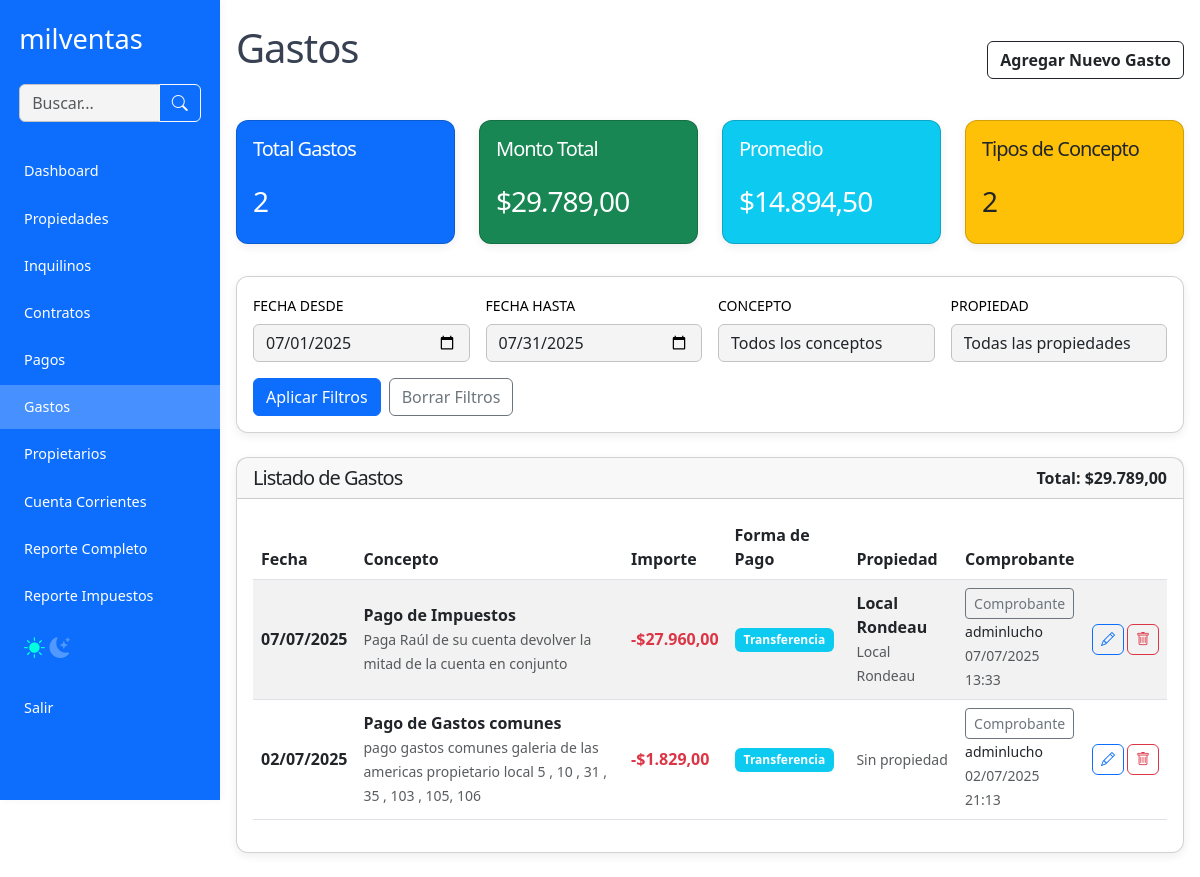
Page /gastos.php (signed in) on the committed database.
### tables this page shows
CREATE TABLE IF NOT EXISTS `gastos` (
  `id` int(11) NOT NULL AUTO_INCREMENT,
  `fecha` date NOT NULL,
  `concepto` enum('Pago de Gastos comunes','Pago de Impuestos','Pago de Servicios','Pago de Reparaciones','Pago de Mantenimiento') NOT NULL,
  `importe` decimal(10,2) NOT NULL,
  `forma_pago` enum('Efectivo','Transferencia') NOT NULL,
  `observaciones` text,
  `comprobante` varchar(255) DEFAULT NULL,
  `propiedad_id` int(11) DEFAULT NULL,
  `usuario_id` int(11) NOT NULL,
  `fecha_creacion` datetime DEFAULT CURRENT_TIMESTAMP,
  `fecha_modificacion` datetime DEFAULT CURRENT_TIMESTAMP ON UPDATE CURRENT_TIMESTAMP,
  PRIMARY KEY (`id`),
  KEY `fk_gastos_propiedad` (`propiedad_id`),
  KEY `fk_gastos_usuario` (`usuario_id`)
);

CREATE TABLE IF NOT EXISTS `propiedades` (
  `id` int(11) NOT NULL AUTO_INCREMENT,
  `nombre` varchar(255) NOT NULL,
  `tipo` varchar(100) DEFAULT NULL,
  `direccion` varchar(255) DEFAULT NULL,
  `galeria` text,
  `local` varchar(100) DEFAULT NULL,
  `precio` decimal(10,2) DEFAULT NULL,
  `incluye_gc` tinyint(1) DEFAULT NULL,
  `gastos_comunes` decimal(10,2) DEFAULT NULL,
  `estado` enum('alquilado','libre','en venta','uso propio') DEFAULT NULL,
  `propietario_id` int(11) DEFAULT NULL,
  `anep` varchar(100) DEFAULT NULL,
  `ose` varchar(100) DEFAULT NULL,
  `ute` varchar(100) DEFAULT NULL,
  `padron` varchar(100) DEFAULT NULL,
  `contribucion_inmobiliaria` varchar(100) DEFAULT NULL,
  `imm_tasa_general` varchar(100) DEFAULT NULL,
  `imm_tarifa_saneamiento` varchar(100) DEFAULT NULL,
  `imm_instalaciones` varchar(100) DEFAULT NULL,
  `imm_adicional_mercantil` varchar(100) DEFAULT NULL,
  `convenios` varchar(100) DEFAULT NULL,
  `comentarios` text,
  `link_mercadolibre` varchar(255) DEFAULT NULL,
  `link_otras` varchar(255) DEFAULT NULL,
  `usuario_id` int(11) NOT NULL,
  `fecha_creacion` datetime DEFAULT NULL,
  `fecha_modificacion` datetime DEFAULT NULL,
  `imagenes` text NOT NULL,
  `documentos` text NOT NULL,
  PRIMARY KEY (`id`),
  KEY `idx_usuario_id` (`usuario_id`)
);

CREATE TABLE IF NOT EXISTS `usuarios` (
  `id` int(11) NOT NULL AUTO_INCREMENT,
  `username` varchar(50) NOT NULL,
  `password` varchar(255) NOT NULL,
  `rol` enum('admin','usuario_normal') DEFAULT NULL,
  PRIMARY KEY (`id`),
  UNIQUE KEY `username` (`username`)
);

### gastos.php (the view, shortened to what this page needs)
<?php
require_once 'config.php';
$edit_id = intval($_GET['edit'] ?? 0);
$show_form = (isset($_GET['add']) && $_GET['add'] === 'true') || $edit_id > 0;
$fecha_desde = $_GET['fecha_desde'] ?? date('Y-m-01');
$fecha_hasta = $_GET['fecha_hasta'] ?? date('Y-m-t');
$params = [];
$sql = "SELECT g.*, p.nombre as propiedad_nombre, p.direccion as propiedad_direccion, u.username as usuario_nombre
        FROM gastos g
        LEFT JOIN propiedades p ON g.propiedad_id = p.id
        LEFT JOIN usuarios u ON g.usuario_id = u.id";
$where_conditions = [];
if ($fecha_desde) {
    $where_conditions[] = "g.fecha >= ?";
    $params[] = $fecha_desde;
}
if ($fecha_hasta) {
    $where_conditions[] = "g.fecha <= ?";
    $params[] = $fecha_hasta;
}
if (!empty($where_conditions)) {
    $sql .= " WHERE " . implode(' AND ', $where_conditions);
}
$sql .= " ORDER BY g.fecha DESC, g.id DESC";
$stmt = $pdo->prepare($sql);
$stmt->execute($params);
$gastos = $stmt->fetchAll();
$total_gastos = array_sum(array_column($gastos, 'importe'));
$cantidad_gastos = count($gastos);
$promedio_gastos = $cantidad_gastos > 0 ? $total_gastos / $cantidad_gastos : 0;
$tipos_concepto = count(array_unique(array_column($gastos, 'concepto')));
include 'includes/header_nav.php';
?>
<main class="container container-main py-4">
    <div class="d-flex justify-content-between align-items-center mb-4">
        <h1>Gastos</h1>
        <button class="btn btn-outline-dark" type="button" data-bs-toggle="collapse" data-bs-target="#formGastoCollapse" aria-expanded="<?= $show_form ? 'true' : 'false' ?>" aria-controls="formGastoCollapse" style="font-weight:600;">
            <?= $show_form ? 'Ocultar' : 'Agregar Nuevo Gasto' ?>
        </button>
    </div>
    <div class="row mb-4">
        <div class="col-md-3 mb-2">
            <div class="card text-white bg-primary h-100">
                <div class="card-body">
                    <h5 class="card-text">Total Gastos</h3>
                        <h3 class="card-title"><?= $cantidad_gastos ?></h3>
                </div>
            </div>
        </div>
        <div class="col-md-3 mb-2">
            <div class="card text-white bg-success h-100">
                <div class="card-body">
                    <h5 class="card-text">Monto Total</h3>
                        <h3 class="card-title">$<?= number_format($total_gastos, 2, ',', '.') ?></h3>
                </div>
            </div>
        </div>
        <div class="col-md-3 mb-2">
            <div class="card text-white bg-info h-100">
                <div class="card-body">
                    <h5 class="card-text">Promedio</h3>
                        <h3 class="card-title">$<?= number_format($promedio_gastos, 2, ',', '.') ?></h3>
                </div>
            </div>
        </div>
        <div class="col-md-3 mb-2">
            <div class="card text-dark bg-warning h-100">
                <div class="card-body">
                    <h5 class="card-text">Tipos de Concepto</h5>
                    <h3 class="card-title"><?= $tipos_concepto ?></h3>
                </div>
            </div>
        </div>
    </div>
    <div class="card mb-4">
        <div class="card-body">
            <form method="GET" class="row g-3">
                <div class="col-md-3">
                    <label for="fecha_desde" class="form-label">Fecha desde</label>
                    <input type="date" class="form-control" id="fecha_desde" name="fecha_desde" value="<?= htmlspecialchars($fecha_desde) ?>">
                </div>
                <div class="col-md-3">
                    <label for="fecha_hasta" class="form-label">Fecha hasta</label>
                    <input type="date" class="form-control" id="fecha_hasta" name="fecha_hasta" value="<?= htmlspecialchars($fecha_hasta) ?>">
                </div>
                <div class="col-md-3">
                    <label for="filtro_concepto" class="form-label">Concepto</label>
                    <select class="form-select" id="filtro_concepto" name="filtro_concepto">
                        <option value="">Todos los conceptos</option>
                    </select>
                </div>
                <div class="col-md-3">
                    <label for="propiedad_id" class="form-label">Propiedad</label>
                    <select class="form-select" id="propiedad_id" name="propiedad_id">
                        <option value="">Todas las propiedades</option>
                    </select>
                </div>
                <div class="col-md-12 d-flex align-items-end gap-2">
                    <button type="submit" class="btn btn-primary">Aplicar Filtros</button>
                    <a href="gastos.php" class="btn btn-outline-secondary">Borrar Filtros</a>
                </div>
            </form>
        </div>
    </div>
    <?php if (count($gastos) === 0): ?>
        <div class="alert alert-info">No hay gastos registrados.</div>
    <?php else: ?>
        <div class="card">
            <div class="card-header d-flex justify-content-between align-items-center">
                <h5 class="mb-0">Listado de Gastos</h5>
                <div class="text-end">
                    <strong>Total: $<?= number_format($total_gastos, 2, ',', '.') ?></strong>
                </div>
            </div>
            <div class="card-body">
                <div class="table-responsive">
                    <table class="table table-striped align-middle">
                        <thead>
                            <tr>
                                <th>Fecha</th>
                                <th>Concepto</th>
                                <th>Importe</th>
                                <th>Forma de Pago</th>
                                <th>Propiedad</th>
                                <th>Comprobante</th>
                                <th></th>
                            </tr>
                        </thead>
                        <tbody>
                            <?php foreach ($gastos as $gasto): ?>
                                <tr>
                                    <td>
                                        <strong><?= date('d/m/Y', strtotime($gasto['fecha'])) ?></strong>
                                    </td>
                                    <td>
                                        <strong><?= htmlspecialchars($gasto['concepto']) ?></strong>
                                        <?php if ($gasto['observaciones']): ?>
                                            <br><small class="text-muted"><?= htmlspecialchars($gasto['observaciones']) ?></small>
                                        <?php endif; ?>
                                    </td>
                                    <td>
                                        <strong class="text-danger">-$<?= number_format($gasto['importe'], 2, ',', '.') ?></strong>
                                    </td>
                                    <td>
                                        <span class="badge bg-<?= $gasto['forma_pago'] === 'Efectivo' ? 'success' : 'info' ?>">
                                            <?= htmlspecialchars($gasto['forma_pago']) ?>
                                        </span>
                                    </td>
                                    <td>
                                        <?php if ($gasto['propiedad_nombre']): ?>
                                            <strong>
                                                <a href="propiedades.php?edit=<?= $gasto['propiedad_id'] ?>" class="text-decoration-none text-dark">
                                                    <?= htmlspecialchars($gasto['propiedad_nombre']) ?>
                                                </a>
                                            </strong>
                                            <br><small class="text-muted"><?= htmlspecialchars($gasto['propiedad_direccion']) ?></small>
                                        <?php else: ?>
                                            <small class="text-muted">Sin propiedad</small>
                                        <?php endif; ?>
                                    </td>
                                    <td>
                                        <?php if ($gasto['comprobante']): ?>
                                            <a href="uploads/<?= htmlspecialchars($gasto['comprobante']) ?>" target="_blank" class="btn btn-sm btn-outline-secondary" title="Ver comprobante">
                                                Comprobante
                                            </a><br>
                                        <?php endif; ?>
                                        <small><?= htmlspecialchars($gasto['usuario_nombre'] ?? 'Usuario') ?></small><br>
                                        <small class="text-muted"><?= date('d/m/Y H:i', strtotime($gasto['fecha_creacion'])) ?></small>
                                    </td>
                                    <td>
                                        <div class="btn-group btn-group-sm" role="group">
                                            <?php if ($_SESSION['user_role'] === 'admin'): ?>
                                                <a href="gastos.php?edit=<?= $gasto['id'] ?>" class="btn btn-outline-primary" title="Editar">
                                                    <i class="bi bi-pencil"></i>
                                                </a>
                                                <a href="gastos.php?delete=<?= $gasto['id'] ?>" class="btn btn-outline-danger" title="Eliminar" onclick="return confirm('¿Está seguro de eliminar este gasto?')">
                                                    <i class="bi bi-trash"></i>
                                                </a>
                                            <?php endif; ?>
                                        </div>
                                    </td>
                                </tr>
                            <?php endforeach; ?>
                        </tbody>
                    </table>
                </div>
            </div>
        </div>
    <?php endif; ?>
</main>
<?php include 'includes/footer.php'; ?>

### includes/styles.css (style rules this page uses)
:root { --color-fondo: #ffffff; --color-texto: #374151; --color-primario: #0d6efd; --color-primario-hover: #4691ff; --color-navbar: #fff; --color-sidebar: #0d6efd; --color-card: #fff; --color-borde: #c3c3c3; --color-input: #f4f4f4; --color-acento: #fff700; }
body { background: var(--color-fondo); color: var(--color-texto); }
.card, .table-responsive { background: var(--color-card); }
.form-control, .form-select { background: var(--color-input); border: solid 1px var(--color-borde); }
body { font-family: ui-sans-serif, system-ui, sans-serif, 'Apple Color Emoji', 'Segoe UI Emoji', 'Segoe UI Symbol', 'Noto Color Emoji', -webkit-bodyui-sans-serif, "Noto Sans", Roboto, "Segoe UI", system-ui, -apple-system, "Helvetica Neue", Arial, "Liberation Sans", sans-serif, "Apple Color Emoji", "Segoe UI Emoji", "Segoe UI Symbol", "Noto Color Emoji"; background: #ffffff; color: #374151; padding-top: 5.5rem; min-height: 100vh; margin: 0; }
.container-main { max-width: 1200px; margin: auto; padding: 1rem; }
h1, h2, h3, h4, h5 { margin-bottom: 1.5rem; letter-spacing: -1px; }
label, .accordion-button { font-weight: normal; font-size: 14px; letter-spacing: 0px; text-transform: uppercase; color: #000000; }
.card { border-radius: 0.75rem; box-shadow: 0 3px 10px rgb(0 0 0 / 0.07); background: #fff; }
.card.bg-primary, .card.bg-success, .card.bg-info, .card.bg-warning { transition: transform 0.2s ease, box-shadow 0.2s ease; }
.table-responsive { border-radius: 0.75rem; }
.badge { font-size: 0.75em; padding: 0.5em 0.75em; }
.btn-group .btn { border-radius: 0.375rem !important; margin-right: 0.25rem; }
.btn-group .btn:last-child { margin-right: 0; }
@media (min-width: 992px) { body { padding-left: 220px; padding-top: 0px; } }

### rows in the picture
gastos: fecha "07/07/2025", concepto "Pago de Impuestos", observaciones "Paga Raúl de su cuenta devolver la mitad de la cuenta en conjunto", importe "27.960,00", forma_pago "Transferencia", propiedad.nombre "Local Rondeau", propiedad.direccion "Local Rondeau", usuario.username "adminlucho", fecha_creacion "07/07/2025 13:33"
gastos: fecha "02/07/2025", concepto "Pago de Gastos comunes", observaciones "pago gastos comunes galeria de las americas propietario local 5 , 10 , 31 , 35 , 103 , 105, 106", importe "1.829,00", forma_pago "Transferencia", shows "Sin propiedad", usuario.username "adminlucho", fecha_creacion "02/07/2025 21:13"

### other values in the picture
$cantidad_gastos "2"
$total_gastos "29.789,00"
$promedio_gastos "14.894,50"
$tipos_concepto "2"
